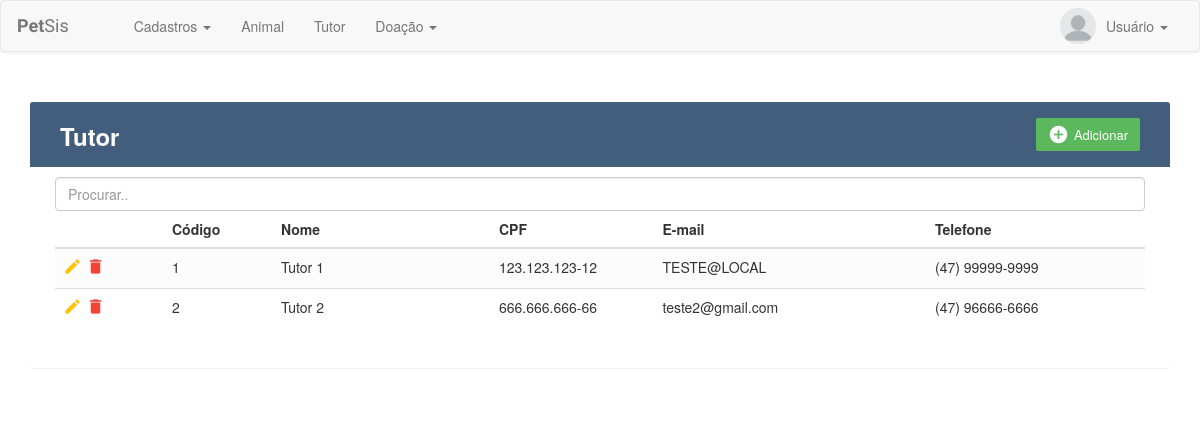
/tutor_Form.php, run on the app's committed database.
### tables this page shows
CREATE TABLE `tutor` (
  `codigo` int NOT NULL AUTO_INCREMENT,
  `nome` varchar(50) NOT NULL,
  `dtnascimento` date DEFAULT NULL,
  `cpf` varchar(15) NOT NULL,
  `telefone` varchar(20) DEFAULT NULL,
  `email` varchar(50) NOT NULL,
  `cep` varchar(9) DEFAULT NULL,
  `rua` varchar(100) NOT NULL,
  `complemento` varchar(20) NOT NULL,
  `bairro` varchar(20) NOT NULL,
  `cidadeestado` int NOT NULL,
  PRIMARY KEY (`codigo`),
  KEY `fk_cidade2` (`cidadeestado`),
  CONSTRAINT `fk_cidade2` FOREIGN KEY (`cidadeestado`) REFERENCES `cidadeestado` (`codigo`)
);

### BDO/tutor/tutor_select.php (called while the page is built)
<?php
	require_once __DIR__ . '/../_bootstrap.php';
	try {
		$stmt = $pdo->prepare(
			'SELECT
				tutor.*,
				cidadeestado.cidade,
				cidadeestado.estado
			FROM tutor
			INNER JOIN cidadeestado ON tutor.cidadeestado = cidadeestado.codigo'
		);
		$stmt->execute();
	} catch(PDOException $e) {
		echo 'Error: ' . $e->getMessage();
	}

### tutor_Form.php (the view, shortened to what this page needs)
<?php
include("BDO/cidade/cidade_select.php");
?>
<!DOCTYPE html>
<html lang="en">
<head>
    <link rel="stylesheet" href="https://maxcdn.bootstrapcdn.com/font-awesome/4.7.0/css/font-awesome.min.css">
    <link rel="stylesheet" href="https://maxcdn.bootstrapcdn.com/bootstrap/3.3.7/css/bootstrap.min.css">
    <link href="css/style.css" rel="stylesheet">
	<link rel="stylesheet" href="https://maxcdn.bootstrapcdn.com/bootstrap/3.4.1/css/bootstrap.min.css">
</head>
<body>
    <div class="container">
        <div class="table-wrapper">
            <div class="table-title">
                <div class="row">
                    <div class="col-sm-6">
                        <h2><b>Tutor</b></h2>
                    </div>
                    <div class="col-sm-6">
                        <a href="" class="adcBtn btn btn-success" data-toggle="modal"><i class="material-icons">&#xE147;</i> <span>Adicionar</span></a>
                    </div>
                </div>
            </div>
			<input class="form-control" id="myInput" type="text" placeholder="Procurar..">
            <table class="table table-striped table-hover">
                <thead>
                    <tr>
                        <th width="10%">
                        </th>
                        <th width="10%">Código</th>
                        <th width="20%">Nome</th>
                        <th width="15%">CPF</th>
                        <th width="25%">E-mail</th>
                        <th width="20%">Telefone</th>
                    </tr>
                </thead>
                <tbody>
                    <?php
                	 include("BDO/tutor/tutor_select.php");
                     $result = $stmt->fetchAll();
                     foreach ($result as $value) {
                    ?>
                    <tr class="trCad">
                        <td width="10%">
                            <a href="" class="editbtn edit" data-toggle="modal"><i class="material-icons" data-toggle="tooltip" title="Editar">&#xE254;</i></a>
                            <a href="" class="delbtn delete" data-toggle="modal"><i class="material-icons" data-toggle="tooltip" title="Excluir">&#xE872;</i></a>
                        </td>
                        <td width="10%"><?php echo $value['codigo']; ?></td>
                        <td width="20%"><?php echo $value['nome']; ?></td>
                        <td width="10%"><?php echo Mask("###.###.###-##",$value['cpf']).'<BR>'; ?></td>
                        <td width="25%"><?php echo $value['email']; ?></td>
                        <td width="20%"><?php echo Mask("(##) #####-####",$value['telefone']).'<BR>'; ?></td>
                    </tr>
                    <?php } ?>
                </tbody>
            </table>
        </div>
    </div>
<?php
	function Mask($mask,$str){
		$str = str_replace(" ","",$str);
		for($i=0;$i<strlen($str);$i++){
			$mask[strpos($mask,"#")] = $str[$i];
		}
		return $mask;
	}
?>
</body>
</html>

### css/style.css (style rules this page uses)
.navbar-header.col { padding: 0 !important; }
.navbar { background: #fff; padding-left: 16px; padding-right: 16px; border-bottom: 1px solid #d6d6d6; box-shadow: 0 0 4px rgba(0, 0, 0, .1); }
.nav-link img { border-radius: 50%; width: 36px; height: 36px; margin: -8px 0; float: left; margin-right: 10px; }
.navbar .navbar-brand { color: #555; padding-left: 0; padding-right: 50px; font-family: 'Merienda One', sans-serif; }
body { color: #566787; background: #f5f5f5; font-family: 'Varela Round', sans-serif; font-size: 13px; }
.table-wrapper { background: #fff; padding: 20px 25px; margin: 30px 0; border-radius: 3px; box-shadow: 0 1px 1px rgba(0, 0, 0, .05); }
.table-title { padding-bottom: 15px; background: #435d7d; color: #fff; padding: 16px 30px; margin: -20px -25px 10px; border-radius: 3px 3px 0 0; }
.table-title h2 { margin: 5px 0 0; font-size: 24px; }
.table-title .btn { color: #fff; float: right; font-size: 13px; border: none; min-width: 50px; border-radius: 2px; border: none; outline: none !important; margin-left: 10px; }
.table-title .btn i { float: left; font-size: 21px; margin-right: 5px; }
.table-title .btn span { float: left; margin-top: 2px; }
table.table tr th, table.table tr td { border-color: #e9e9e9; padding: 12px 15px; vertical-align: middle; }
table.table tr th:first-child { width: 60px; }
table.table tr th:last-child { width: 100px; }
table.table-striped tbody tr:nth-of-type(odd) { background-color: #fcfcfc; }
table.table td a { font-weight: bold; color: #566787; display: inline-block; text-decoration: none; outline: none !important; }
table.table td a.edit { color: #FFC107; }
table.table td a.delete { color: #F44336; }
table.table td i { font-size: 19px; }

### data on the page
tutor: codigo "1", nome "Tutor 1", cpf "123.123.123-12", email "TESTE@LOCAL", telefone "(47) 99999-9999"
tutor: codigo "2", nome "Tutor 2", cpf "666.666.666-66", email "teste2@gmail.com", telefone "(47) 96666-6666"
